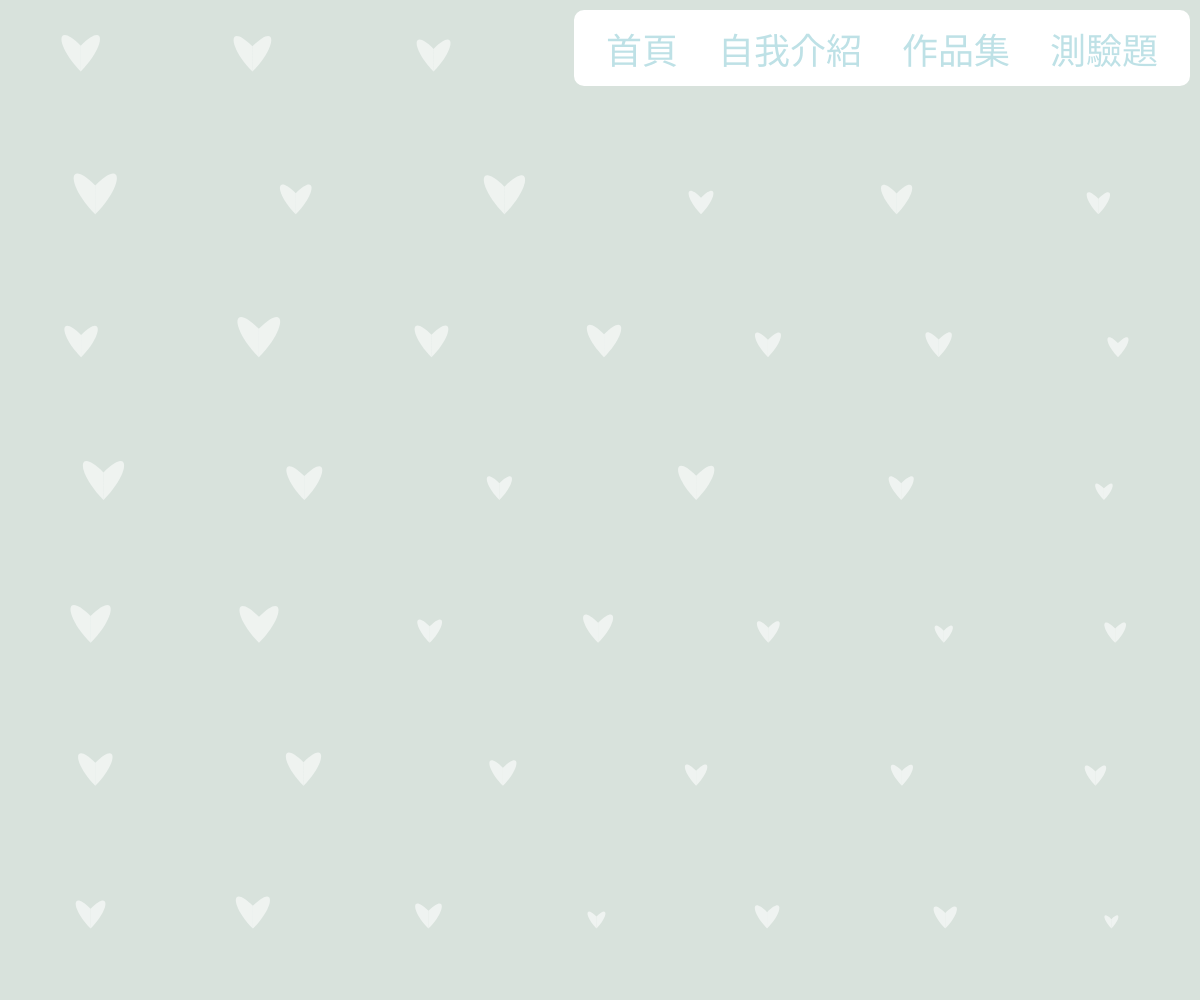
Frame 1 (no input)
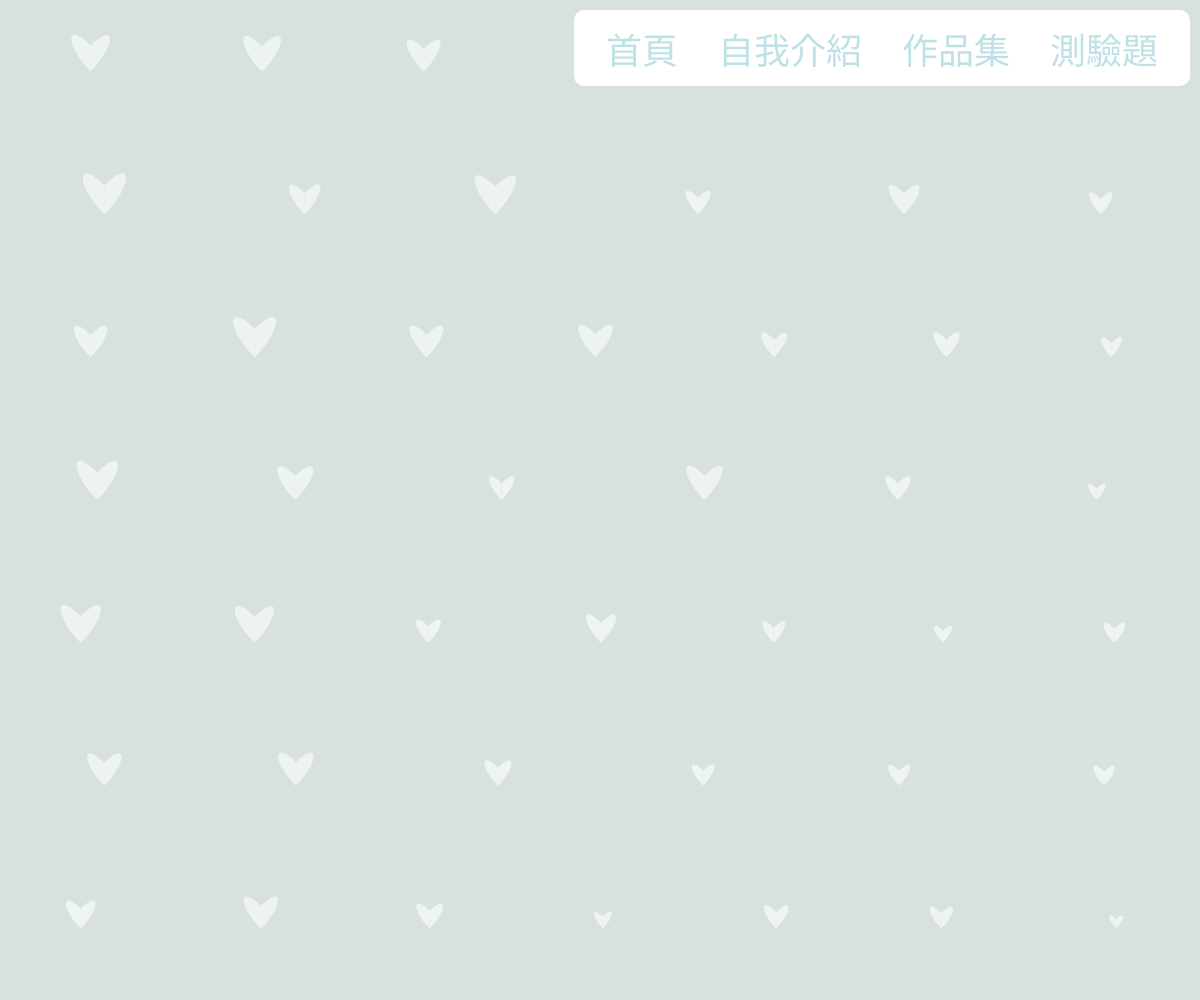
Frame 60 (no input)
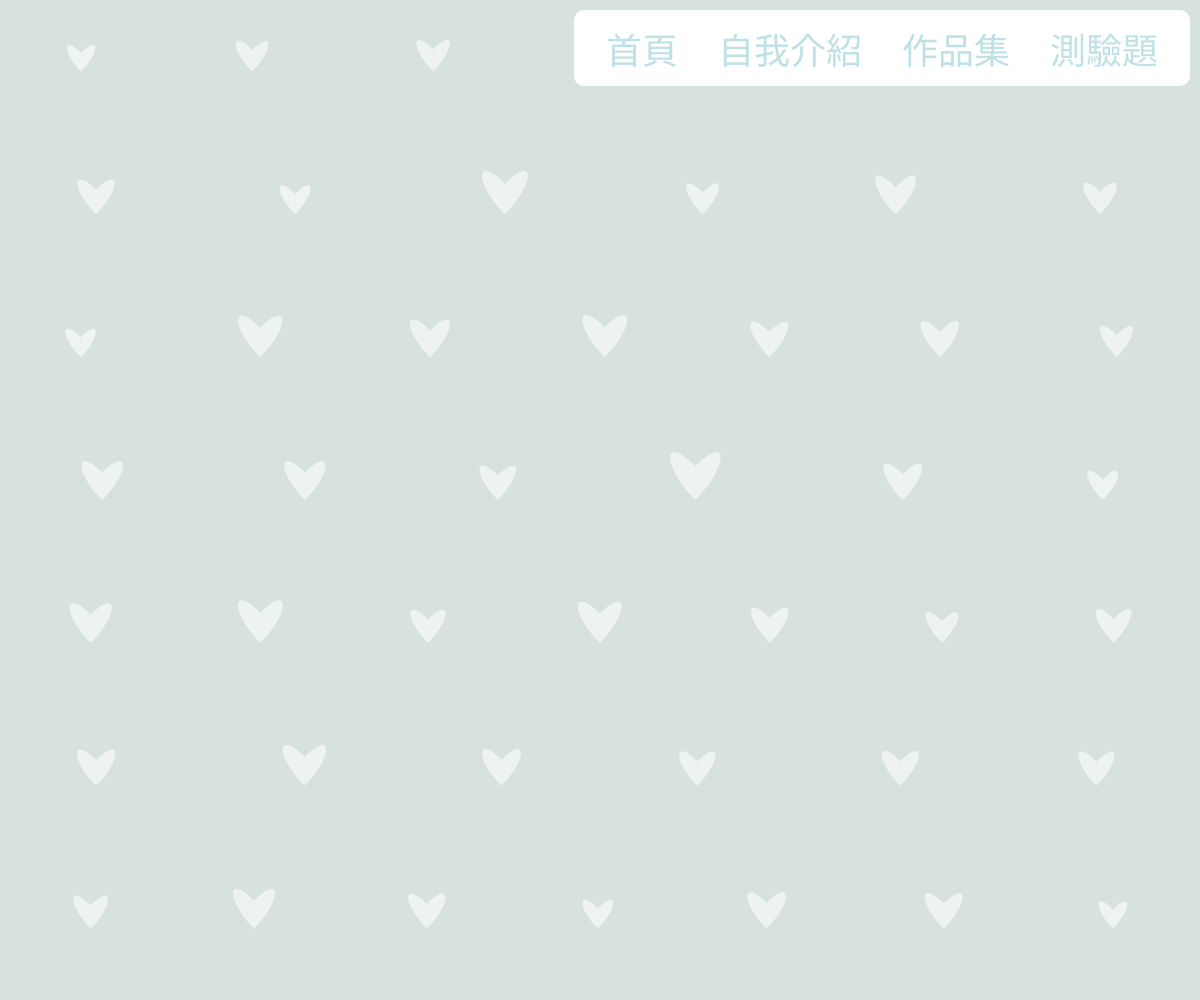
Frame 120 (the mouse pressed at the canvas centre since frame 60)

The p5.js sketch that drew these frames (run headless with seeded random() and noise() and a simulated clock; from frame 60 on, the mouse is pressed at the canvas centre):

// p5.js sketch
// ── sketch.js
let bows = []; // 儲存愛心的陣列
let angleOffsets = []; // 儲存每個愛心的搖晃角度偏移量

function setup() {
  createCanvas(windowWidth, windowHeight);

  // 設定行數
  let rows = int(random(5, 8)); // 隨機設定 5~7 行
  let xSpacingOdd = width / 7; // 單數排水平間距
  let xSpacingEven = width / 6; // 偶數排水平間距
  let ySpacing = height / rows; // 垂直間距

  // 建立愛心，交錯排列
  for (let i = 0; i < rows; i++) {
    let isOddRow = i % 2 === 0; // 判斷是否為單數排
    let cols = isOddRow ? 7 : 6; // 單數排 7 個，偶數排 6 個
    let xSpacing = isOddRow ? xSpacingOdd : xSpacingEven;

    for (let j = 0; j < cols; j++) {
      let bow = {
        x: j * xSpacing + xSpacing / 2, // 水平位置
        y: i * ySpacing + ySpacing / 2, // 垂直位置
        size: random(30, 50), // 初始大小
        offset: isOddRow ? 0 : xSpacing / 2 // 偶數排偏移，交錯排列
      };
      bows.push(bow);
      angleOffsets.push(random(TWO_PI)); // 為每個愛心設定隨機的初始角度偏移
    }
  }

  // 建立選單容器
  let menu = createElement('ul');
  menu.style('list-style', 'none');
  menu.style('margin', '0');
  menu.style('padding', '10px'); // 減少內距
  menu.style('display', 'flex');
  menu.style('position', 'absolute');
  menu.style('top', '10px');
  menu.style('right', '10px');
  menu.style('border', '2px solid #ffffff'); // 邊框顏色改為白色
  menu.style('border-radius', '10px'); // 稍微圓潤的邊框
  menu.style('background-color', '#ffffff'); // 邊框填滿白色

  // 建立選單項目及子選單
  let items = [
    { name: '首頁', subItems: ['GO'] },
    { name: '自我介紹', subItems: ['基本資訊', '興趣愛好'] },
    { name: '作品集', subItems: ['作業1', 'hackMD'] },
    { 
      name: '測驗題', 
      subItems: [
        { question: '第一題：1+1=?', options: ['A:1', 'B:2', 'C:3'] },
        { question: '第二題：1+2=?', options: ['A:1', 'B:2', 'C:3'] }
      ]
    }
  ];

  items.forEach(item => {
    let li = createElement('li', item.name);
    li.style('margin', '0 20px'); // 減少選單項目間距
    li.style('cursor', 'pointer');
    li.style('font-family', 'Microsoft JhengHei, Arial, sans-serif'); // 設定微軟正黑體
    li.style('font-size', '36px'); // 縮小字體
    li.style('color', '#bee1e6'); // 更新字體顏色
    li.style('position', 'relative'); // 設定相對定位，讓子選單可以定位在其下方

    // 建立子選單
    if (item.subItems && item.subItems.length > 0) {
      let subMenu = createElement('ul');
      subMenu.style('list-style', 'none');
      subMenu.style('margin', '0'); // 子選單的上方間距
      subMenu.style('padding', '10px');
      subMenu.style('position', 'absolute'); // 絕對定位
      subMenu.style('top', '100%'); // 子選單顯示在主選單項目下方
      subMenu.style('left', '0'); // 子選單與主選單項目對齊
      subMenu.style('background-color', '#ffffff'); // 子選單背景顏色
      subMenu.style('border', '1px solid #bee1e6'); // 子選單邊框
      subMenu.style('border-radius', '5px'); // 子選單圓角
      subMenu.style('display', 'none'); // 預設隱藏子選單

      item.subItems.forEach(subItem => {
        if (typeof subItem === 'object') {
          // 測驗題子選單顯示「第一題」或「第二題」
          let questionLi = createElement('li', subItem.question.split('：')[0]); // 只顯示「第一題」或「第二題」
          questionLi.style('margin', '5px 0');
          questionLi.style('cursor', 'pointer');
          questionLi.style('font-family', 'Microsoft JhengHei, Arial, sans-serif');
          questionLi.style('font-size', '24px');
          questionLi.style('color', '#bee1e6');

          // 點擊測驗題時顯示問題和選項
          questionLi.mousePressed(() => {
            selectAll('div').forEach(existingBox => existingBox.remove()); // 移除現有框框

            let container = createDiv(); // 建立容器
            container.style('position', 'absolute');
            container.style('top', '50%');
            container.style('left', '50%');
            container.style('transform', 'translate(-50%, -50%)');
            container.style('width', '50%');
            container.style('padding', '20px');
            container.style('border', '2px solid #bee1e6');
            container.style('border-radius', '10px');
            container.style('background-color', '#ffffff');
            container.style('text-align', 'center');

            // 顯示問題
            let question = createElement('h2', subItem.question);
            question.style('font-family', 'Microsoft JhengHei, Arial, sans-serif');
            question.style('font-size', '24px');
            question.style('color', '#577399');
            container.child(question);

            // 顯示選項
            subItem.options.forEach(option => {
              let optionButton = createButton(option);
              optionButton.style('margin', '10px');
              optionButton.style('padding', '10px 20px');
              optionButton.style('font-family', 'Microsoft JhengHei, Arial, sans-serif');
              optionButton.style('font-size', '18px');
              optionButton.style('color', '#ffffff');
              optionButton.style('background-color', '#577399');
              optionButton.style('border', 'none');
              optionButton.style('border-radius', '5px');
              optionButton.style('cursor', 'pointer');

              // 點擊選項時顯示答案
              optionButton.mousePressed(() => {
                selectAll('div').forEach(existingBox => existingBox.remove()); // 移除現有框框
                let correctAnswer = subItem.question.includes('1+1') ? 'B:2' : 'C:3'; // 判斷正確答案
                let resultMessage = option === correctAnswer ? '答對了！' : '答錯了！';

                let answerBox = createDiv(resultMessage);
                answerBox.style('position', 'absolute');
                answerBox.style('top', '50%');
                answerBox.style('left', '50%');
                answerBox.style('transform', 'translate(-50%, -50%)');
                answerBox.style('padding', '20px');
                answerBox.style('border', '2px solid #bee1e6');
                answerBox.style('border-radius', '10px');
                answerBox.style('background-color', '#ffffff');
                answerBox.style('font-family', 'Microsoft JhengHei, Arial, sans-serif');
                answerBox.style('font-size', '24px');
                answerBox.style('color', '#577399');
                answerBox.style('text-align', 'center');

                // 點擊框時關閉
                answerBox.mousePressed(() => answerBox.remove());
              });

              container.child(optionButton);
            });

            // 建立關閉按鈕
            let closeButton = createDiv('×');
            closeButton.style('position', 'absolute');
            closeButton.style('top', '10px');
            closeButton.style('right', '10px');
            closeButton.style('cursor', 'pointer');
            closeButton.style('font-size', '24px');
            closeButton.style('font-family', 'Arial, sans-serif');
            closeButton.style('color', '#bee1e6');
            closeButton.style('background-color', '#ffffff');
            closeButton.style('border', '1px solid #bee1e6');
            closeButton.style('border-radius', '50%');
            closeButton.style('width', '30px');
            closeButton.style('height', '30px');
            closeButton.style('display', 'flex');
            closeButton.style('align-items', 'center');
            closeButton.style('justify-content', 'center');
            closeButton.mousePressed(() => container.remove()); // 點擊關閉按鈕時移除容器
            container.child(closeButton);
          });

          subMenu.child(questionLi);
        } else if (typeof subItem === 'string') {
          // 一般子選單項目
          let subLi = createElement('li', subItem);
          subLi.style('margin', '5px 0'); // 子選單項目間距
          subLi.style('cursor', 'pointer');
          subLi.style('font-family', 'Microsoft JhengHei, Arial, sans-serif');
          subLi.style('font-size', '24px'); // 子選單字體較小
          subLi.style('color', '#bee1e6');

          // 點擊子選單項目時顯示對應的框或 iframe
          subLi.mousePressed(() => {
            // 不移除其他框框，允許多個框框同時存在
            let container = createDiv(); // 建立容器
            container.style('position', 'absolute');
            container.style('top', '50%');
            container.style('left', '50%');
            container.style('transform', 'translate(-50%, -50%)');
            container.style('width', '80%');
            container.style('height', '80%');
            container.style('border', '2px solid #bee1e6');
            container.style('border-radius', '10px');
            container.style('background-color', '#ffffff');
            container.style('overflow', 'hidden'); // 確保內容不超出容器範圍

            if (subItem === '基本資訊') {
              // 顯示基本資訊內容
              container.style('width', '50%');
              container.style('height', 'auto');
              container.style('padding', '20px');
              container.style('background-color', '#bdd5ea'); // 背景顏色
              container.style('text-align', 'center');
              container.html('哈囉我是潘詠楨，就讀淡江大學教育科技系一年級，謝謝大家。');
            } else if (subItem === '興趣愛好') {
              // 顯示興趣愛好內容
              container.style('width', '50%');
              container.style('height', 'auto');
              container.style('padding', '20px');
              container.style('background-color', '#bdd5ea'); // 背景顏色
              container.style('text-align', 'center');
              container.html('我喜歡追劇、看動漫、聽歌、看海跟睡覺');
            } else if (subItem === '作業1') {
              // 顯示作業1的內容
              let iframe = createElement('iframe');
              iframe.attribute('src', 'https://yongzhen9436.github.io/20250303/');
              iframe.style('width', '100%');
              iframe.style('height', '100%');
              iframe.style('border', 'none');
              container.child(iframe);
            } else if (subItem === 'hackMD') {
              // 顯示 hackMD 的內容
              let iframe = createElement('iframe');
              iframe.attribute('src', 'https://hackmd.io/@HNe8Dm5ZTiC8ZzA_UdZ_NQ/BkekjtC0Jg');
              iframe.style('width', '100%');
              iframe.style('height', '100%');
              iframe.style('border', 'none');
              container.child(iframe);
            }

            // 建立關閉按鈕
            let closeButton = createDiv('×');
            closeButton.style('position', 'absolute');
            closeButton.style('top', '10px');
            closeButton.style('right', '10px');
            closeButton.style('cursor', 'pointer');
            closeButton.style('font-size', '24px');
            closeButton.style('font-family', 'Arial, sans-serif');
            closeButton.style('color', '#bee1e6');
            closeButton.style('background-color', '#ffffff');
            closeButton.style('border', '1px solid #bee1e6');
            closeButton.style('border-radius', '50%');
            closeButton.style('width', '30px');
            closeButton.style('height', '30px');
            closeButton.style('display', 'flex');
            closeButton.style('align-items', 'center');
            closeButton.style('justify-content', 'center');
            closeButton.mousePressed(() => container.remove()); // 點擊關閉按鈕時移除容器
            container.child(closeButton);
          });

          subMenu.child(subLi);
        }
      });

      li.mouseOver(() => subMenu.style('display', 'block')); // 滑鼠移入顯示子選單
      li.mouseOut(() => subMenu.style('display', 'none')); // 滑鼠移出隱藏子選單
      li.child(subMenu);
    }

    menu.child(li);
  });
}

function draw() {
  background('#d8e2dc'); // 更新背景顏色

  // 繪製愛心
  noStroke();
  fill(255, 255, 255, 150); // 白色，帶透明度
  bows.forEach((bow, index) => {
    let distance = dist(mouseX, mouseY, bow.x, bow.y); // 計算滑鼠與愛心的距離
    let dynamicSize = bow.size + map(distance, 0, width, 20, -10); // 根據距離調整大小

    // 計算搖晃偏移
    let angle = angleOffsets[index];
    let xOffset = sin(angle) * 5; // 左右搖晃幅度為 5 像素
    angleOffsets[index] += 0.05; // 每次繪製時增加角度，讓愛心搖晃

    // 繪製愛心的左半部分
    beginShape();
    vertex(bow.x + xOffset, bow.y); // 愛心底部的尖點
    bezierVertex(
      bow.x - dynamicSize / 2 + xOffset, bow.y - dynamicSize / 2, // 左側控制點
      bow.x - dynamicSize / 2 + xOffset, bow.y - dynamicSize,    // 左上控制點
      bow.x + xOffset, bow.y - dynamicSize / 2                  // 左上圓弧的終點
    );
    endShape();

    // 繪製愛心的右半部分
    beginShape();
    vertex(bow.x + xOffset, bow.y); // 愛心底部的尖點
    bezierVertex(
      bow.x + dynamicSize / 2 + xOffset, bow.y - dynamicSize / 2, // 右側控制點
      bow.x + dynamicSize / 2 + xOffset, bow.y - dynamicSize,    // 右上控制點
      bow.x + xOffset, bow.y - dynamicSize / 2                  // 右上圓弧的終點
    );
    endShape();
  });
}
